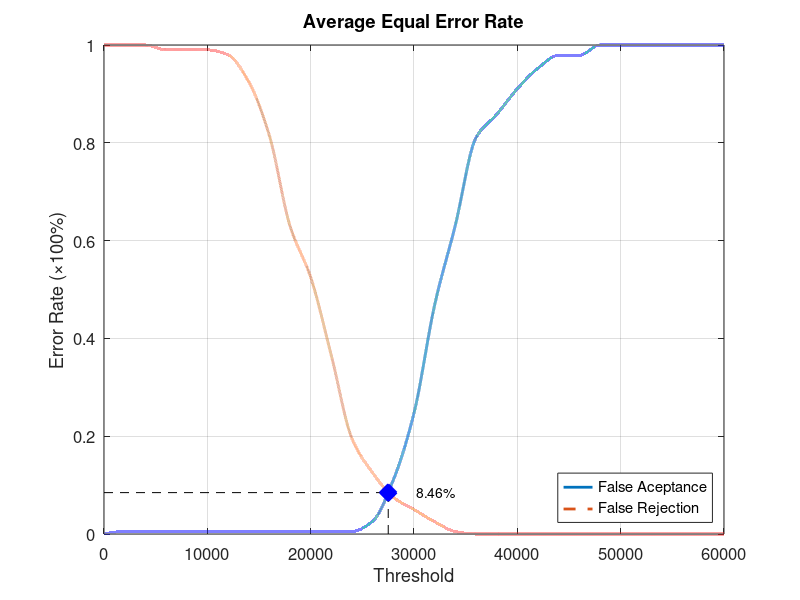
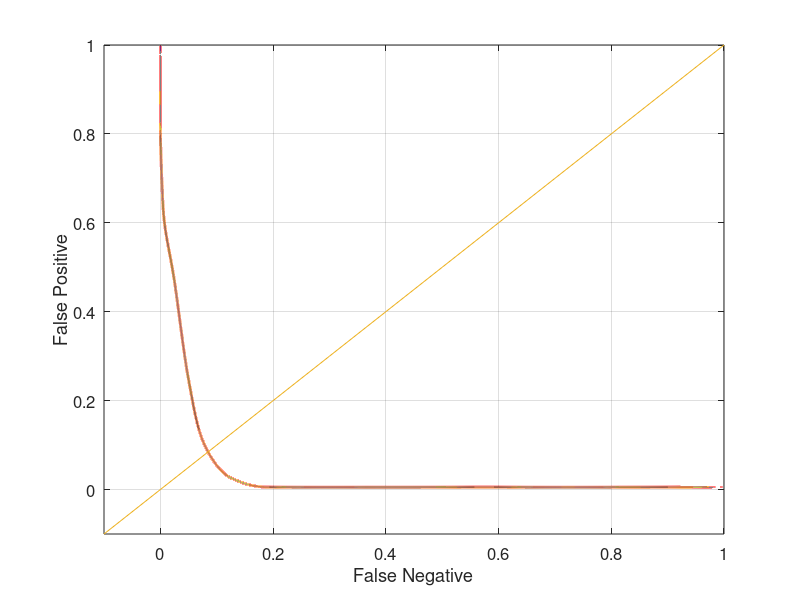

Reproduce these figures in MATLAB, in order.
function yEER = Database5_2
close all;
clear;
clc;
x = 0:2000:60000;
xq = 0:0.5:60000;

y0 = [0 0.00526316 0.00526316 0.00526316 0.00526316 0.00526316 0.00526316 0.00526316 0.00526316 0.00526316 0.00526316 0.00526316 0.00526316 0.0263158 0.110526 0.247368 0.468421 0.631579 0.810526 0.857895 0.910526 0.952632 0.978947 0.978947 1 1 1 1 1 1 1];
yy0 = interp1(x, y0, xq, 'pchip');
y1 = [1 1 1 0.99 0.99 0.99 0.98 0.925 0.815 0.63 0.525 0.365 0.195 0.125 0.075 0.05 0.025 0.005 0 0 0 0 0 0 0 0 0 0 0 0 0];
yy1 = interp1(x, y1, xq, 'pchip');

% Calculating EER: 
y2 = abs(y0 - y1);
find(y2 == min(y2))
yy2 = abs(yy0 - yy1);
xEER = find(yy2 == min(yy2));
xEERIndex = xq(xEER) % X-axis EER
yEER = yy0(xEER) % Y-axis EER

main = figure
plot(xq, yy0,'-','LineWidth', 2);	hold on
plot(xq, yy1,'--','LineWidth', 2);	hold on
plot([xEERIndex xEERIndex], [0 yEER], 'k--');	hold on
plot([0 xEERIndex], [yEER yEER], 'k--');	hold on
plot(xEERIndex, yEER, 'bx', 'LineWidth', 10);	hold on
text(xEERIndex + 10 * xEERIndex / 100, yEER, [num2str(round((10000 * yEER)) / 100) '%'])
legend('False Aceptance', 'False Rejection', 'Location', 'SouthEast')
xlabel('Threshold')
ylabel('Error Rate (\times100%)')
title('Average Equal Error Rate')
set(gca, 'FontSize', 12)
axis([0 60000 0 1])
grid on

print(main, 'Database5_2Main', '-dpng');
FNRxFPR = figure('Color', [1 1 1]);
plot(yy1, yy0, '-', yy1, yy0, 'LineWidth', 2);
hold on
y = -0.1:0.1:1
plot(y, y); 
set(gca, 'FontSize', 12)
xlabel('False Negative')
ylabel('False Positive')
axis([-0.1 1 -0.1 1])
set(gca, 'FontSize', 12)
grid on

print(FNRxFPR, 'Database5_2FNRxFPR','-dpng');
end
